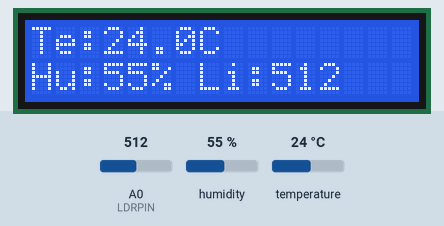
This sketch was run on a simulated Arduino Uno, built with avr-gcc and run on an emulated ATmega328P. Shown: 16×2 character LCD. The inputs (shaded band) are chosen by the test bench; at power-on: humidity 55 %, A0 (LDRPIN) = 512, temperature 24 °C. What the sketch prints to the serial monitor is not drawn.

Above: at 1.2 s.
1.3 s: humidity set to 22 %
At 3.1 s:
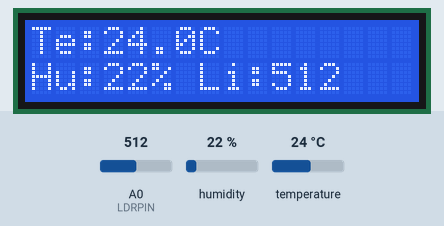
4.0 s: A0 (LDRPIN) set to 716
At 5.2 s:
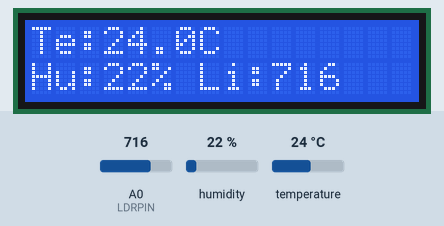
6.7 s: temperature set to 12 °C
At 9.5 s:
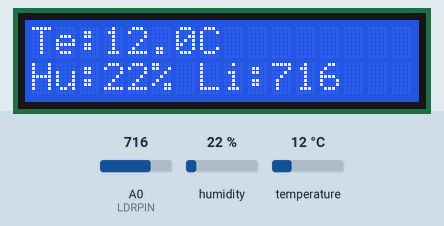
9.8 s: A0 (LDRPIN) set to 900
At 11.7 s:
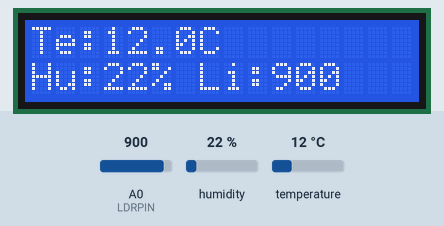
12.5 s: humidity set to 40 %
At 14.8 s:
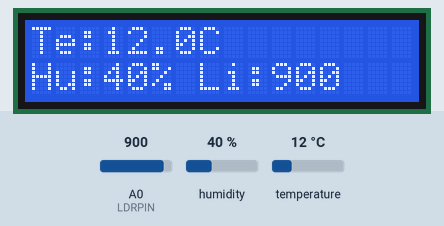
15.9 s: A0 (LDRPIN) set to 1023
At 17.0 s:
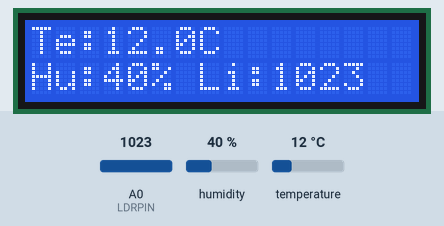
Timing chart, 0 to 18.9 s (numbered marks = the images above; inputs shaded):
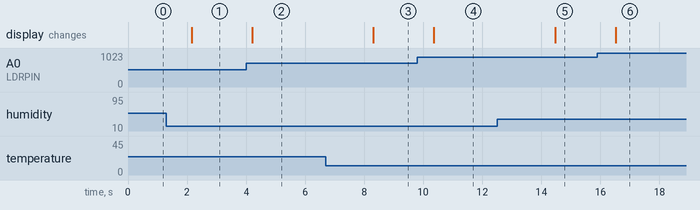

Measured:
- after the input at 1.3 s, the display: changes after 0.86 s (image 1)
- after the input at 4.0 s, the display: changes after 0.21 s (image 2)
- after the input at 6.7 s, the display: changes after 1.6 s (image 3)
- after the input at 9.8 s, the display: changes after 0.56 s (image 4)
- after the input at 12.5 s, the display: changes after 2.0 s (image 5)
- after the input at 15.9 s, the display: changes after 0.62 s (image 6)

The sketch:

Expt2.ino
```cpp
#include <Wire.h>
#include <LiquidCrystal_I2C.h>
#include <DHT.h>

// ---------- LCD Setup ----------
LiquidCrystal_I2C lcd(0x27, 16, 2); // Change 0x27 if your module uses a different address

// ---------- DHT11 Setup ----------
#define DHTPIN 2      // Digital pin connected to DHT11
#define DHTTYPE DHT11
DHT dht(DHTPIN, DHTTYPE);

// ---------- LDR Setup ----------
#define LDRPIN A0     // Analog pin connected to LDR

void setup() {
  lcd.begin();
  lcd.backlight();

  dht.begin();
  pinMode(LDRPIN, INPUT);

  Serial.begin(9600);
}

void loop() {
  // -------- Read Sensor Values --------
  float temp = dht.readTemperature(); // Celsius
  float hum  = dht.readHumidity();
  int lightValue = analogRead(LDRPIN); // 0-1023

  // -------- Print to Serial Monitor --------
  Serial.print("Temp: "); Serial.print(temp); Serial.print(" C, ");
  Serial.print("Hum: "); Serial.print(hum); Serial.print("%, ");
  Serial.print("Light: "); Serial.println(lightValue);

  // -------- Display on LCD --------
  lcd.clear();
  lcd.setCursor(0, 0);
  lcd.print("Te:"); lcd.print(temp,1); lcd.print("C ");

  lcd.setCursor(0, 1);
  lcd.print("Hu:"); lcd.print(hum,0); lcd.print("% ");
  lcd.print("Li:"); lcd.print(lightValue);

  delay(2000); // Update every 2 seconds
}
```
